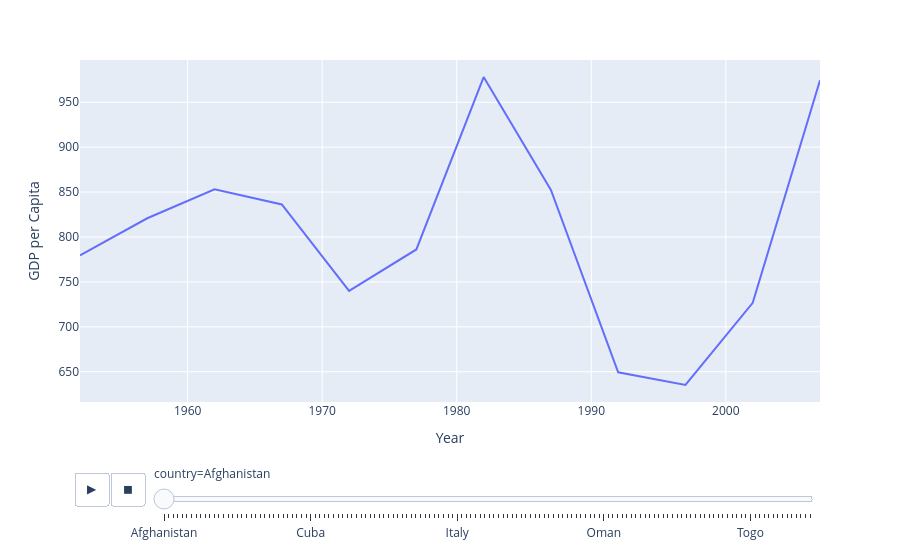

Notebook source saved alongside this figure:
### Code cell
fig = px.line(df, x=df['year'], y=df["gdpPercap"], animation_frame=df["country"], )
fig.update_layout(xaxis_title="Year", yaxis_title="GDP per Capita")
fig.show()

### Figure 1 — Plotly figure (JSON) as saved in the notebook; plotly's stock layout.template omitted (floating-point values rounded to 4 significant figures)
{"data": [{"hovertemplate": "country=Afghanistan<br>year=%{x}<br>gdpPercap=%{y}<extra></extra>", "legendgroup": "", "line": {"color": "#636efa", "dash": "solid"}, "marker": {"symbol": "circle"}, "mode": "lines", "name": "", "orientation": "v", "showlegend": false, "type": "scatter", "x": [1952, 1957, 1962, 1967, 1972, 1977, 1982, 1987, 1992, 1997, 2002, 2007], "xaxis": "x", "y": [779.4, 820.9, 853.1, 836.2, 740.0, 786.1, 978.0, 852.4, 649.3, 635.3, 726.7, 974.6], "yaxis": "y"}], "layout": {"legend": {"tracegroupgap": 0}, "margin": {"t": 60}, "sliders": [{"active": 0, "currentvalue": {"prefix": "country="}, "len": 0.9, "pad": {"b": 10, "t": 60}, "steps": [{"args": [["Afghanistan"], {"frame": {"duration": 0, "redraw": false}, "fromcurrent": true, "mode": "immediate", "transition": {"duration": 0, "easing": "linear"}}], "label": "Afghanistan", "method": "animate"}, {"args": [["Albania"], {"frame": {"duration": 0, "redraw": false}, "fromcurrent": true, "mode": "immediate", "transition": {"duration": 0, "easing": "linear"}}], "label": "Albania", "method": "animate"}, {"args": [["Algeria"], {"frame": {"duration": 0, "redraw": false}, "fromcurrent": true, "mode": "immediate", "transition": {"duration": 0, "easing": "linear"}}], "label": "Algeria", "method": "animate"}, {"args": [["Angola"], {"frame": {"duration": 0, "redraw": false}, "fromcurrent": true, "mode": "immediate", "transition": {"duration": 0, "easing": "linear"}}], "label": "Angola", "method": "animate"}, {"args": [["Argentina"], {"frame": {"duration": 0, "redraw": false}, "fromcurrent": true, "mode": "immediate", "transition": {"duration": 0, "easing": "linear"}}], "label": "Argentina", "method": "animate"}, {"args": [["Australia"], {"frame": {"duration": 0, "redraw": false}, "fromcurrent": true, "mode": "immediate", "transition": {"duration": 0, "easing": "linear"}}], "label": "Australia", "method": "animate"}, {"args": [["Austria"], {"frame": {"duration": 0, "redraw": false}, "fromcurrent": true, "mode": "immediate", "transition": {"duration": 0, "easing": "linear"}}], "label": "Austria", "method": "animate"}, {"args": [["Bahrain"], {"frame": {"duration": 0, "redraw": false}, "fromcurrent": true, "mode": "immediate", "transition": {"duration": 0, "easing": "linear"}}], "label": "Bahrain", "method": "animate"}, {"args": [["Bangladesh"], {"frame": {"duration": 0, "redraw": false}, "fromcurrent": true, "mode": "immediate", "transition": {"duration": 0, "easing": "linear"}}], "label": "Bangladesh", "method": "animate"}, {"args": [["Belgium"], {"frame": {"duration": 0, "redraw": false}, "fromcurrent": true, "mode": "immediate", "transition": {"duration": 0, "easing": "linear"}}], "label": "Belgium", "method": "animate"}, {"args": [["Benin"], {"frame": {"duration": 0, "redraw": false}, "fromcurrent": true, "mode": "immediate", "transition": {"duration": 0, "easing": "linear"}}], "label": "Benin", "method": "animate"}, {"args": [["Bolivia"], {"frame": {"duration": 0, "redraw": false}, "fromcurrent": true, "mode": "immediate", "transition": {"duration": 0, "easing": "linear"}}], "label": "Bolivia", "method": "animate"}, {"args": [["Bosnia and Herzegovina"], {"frame": {"duration": 0, "redraw": false}, "fromcurrent": true, "mode": "immediate", "transition": {"duration": 0, "easing": "linear"}}], "label": "Bosnia and Herzegovina", "method": "animate"}, {"args": [["Botswana"], {"frame": {"duration": 0, "redraw": false}, "fromcurrent": true, "mode": "immediate", "transition": {"duration": 0, "easing": "linear"}}], "label": "Botswana", "method": "animate"}, {"args": [["Brazil"], {"frame": {"duration": 0, "redraw": false}, "fromcurrent": true, "mode": "immediate", "transition": {"duration": 0, "easing": "linear"}}], "label": "Brazil", "method": "animate"}, {"args": [["Bulgaria"], {"frame": {"duration": 0, "redraw": false}, "fromcurrent": true, "mode": "immediate", "transition": {"duration": 0, "easing": "linear"}}], "label": "Bulgaria", "method": "animate"}, {"args": [["Burkina Faso"], {"frame": {"duration": 0, "redraw": false}, "fromcurrent": true, "mode": "immediate", "transition": {"duration": 0, "easing": "linear"}}], "label": "Burkina Faso", "method": "animate"}, {"args": [["Burundi"], {"frame": {"duration": 0, "redraw": false}, "fromcurrent": true, "mode": "immediate", "transition": {"duration": 0, "easing": "linear"}}], "label": "Burundi", "method": "animate"}, {"args": [["Cambodia"], {"frame": {"duration": 0, "redraw": false}, "fromcurrent": true, "mode": "immediate", "transition": {"duration": 0, "easing": "linear"}}], "label": "Cambodia", "method": "animate"}, {"args": [["Cameroon"], {"frame": {"duration": 0, "redraw": false}, "fromcurrent": true, "mode": "immediate", "transition": {"duration": 0, "easing": "linear"}}], "label": "Cameroon", "method": "animate"}, {"args": [["Canada"], {"frame": {"duration": 0, "redraw": false}, "fromcurrent": true, "mode": "immediate", "transition": {"duration": 0, "easing": "linear"}}], "label": "Canada", "method": "animate"}, {"args": [["Central African Republic"], {"frame": {"duration": 0, "redraw": false}, "fromcurrent": true, "mode": "immediate", "transition": {"duration": 0, "easing": "linear"}}], "label": "Central African Republic", "method": "animate"}, {"args": [["Chad"], {"frame": {"duration": 0, "redraw": false}, "fromcurrent": true, "mode": "immediate", "transition": {"duration": 0, "easing": "linear"}}], "label": "Chad", "method": "animate"}, {"args": [["Chile"], {"frame": {"duration": 0, "redraw": false}, "fromcurrent": true, "mode": "immediate", "transition": {"duration": 0, "easing": "linear"}}], "label": "Chile", "method": "animate"}, {"args": [["China"], {"frame": {"duration": 0, "redraw": false}, "fromcurrent": true, "mode": "immediate", "transition": {"duration": 0, "easing": "linear"}}], "label": "China", "method": "animate"}, {"args": [["Colombia"], {"frame": {"duration": 0, "redraw": false}, "fromcurrent": true, "mode": "immediate", "transition": {"duration": 0, "easing": "linear"}}], "label": "Colombia", "method": "animate"}, {"args": [["Comoros"], {"frame": {"duration": 0, "redraw": false}, "fromcurrent": true, "mode": "immediate", "transition": {"duration": 0, "easing": "linear"}}], "label": "Comoros", "method": "animate"}, {"args": [["Congo, Dem. Rep."], {"frame": {"duration": 0, "redraw": false}, "fromcurrent": true, "mode": "immediate", "transition": {"duration": 0, "easing": "linear"}}], "label": "Congo, Dem. Rep.", "method": "animate"}, {"args": [["Congo, Rep."], {"frame": {"duration": 0, "redraw": false}, "fromcurrent": true, "mode": "immediate", "transition": {"duration": 0, "easing": "linear"}}], "label": "Congo, Rep.", "method": "animate"}, {"args": [["Costa Rica"], {"frame": {"duration": 0, "redraw": false}, "fromcurrent": true, "mode": "immediate", "transition": {"duration": 0, "easing": "linear"}}], "label": "Costa Rica", "method": "animate"}, {"args": [["Cote d'Ivoire"], {"frame": {"duration": 0, "redraw": false}, "fromcurrent": true, "mode": "immediate", "transition": {"duration": 0, "easing": "linear"}}], "label": "Cote d'Ivoire", "method": "animate"}, {"args": [["Croatia"], {"frame": {"duration": 0, "redraw": false}, "fromcurrent": true, "mode": "immediate", "transition": {"duration": 0, "easing": "linear"}}], "label": "Croatia", "method": "animate"}, {"args": [["Cuba"], {"frame": {"duration": 0, "redraw": false}, "fromcurrent": true, "mode": "immediate", "transition": {"duration": 0, "easing": "linear"}}], "label": "Cuba", "method": "animate"}, {"args": [["Czech Republic"], {"frame": {"duration": 0, "redraw": false}, "fromcurrent": true, "mode": "immediate", "transition": {"duration": 0, "easing": "linear"}}], "label": "Czech Republic", "method": "animate"}, {"args": [["Denmark"], {"frame": {"duration": 0, "redraw": false}, "fromcurrent": true, "mode": "immediate", "transition": {"duration": 0, "easing": "linear"}}], "label": "Denmark", "method": "animate"}, {"args": [["Djibouti"], {"frame": {"duration": 0, "redraw": false}, "fromcurrent": true, "mode": "immediate", "transition": {"duration": 0, "easing": "linear"}}], "label": "Djibouti", "method": "animate"}, {"args": [["Dominican Republic"], {"frame": {"duration": 0, "redraw": false}, "fromcurrent": true, "mode": "immediate", "transition": {"duration": 0, "easing": "linear"}}], "label": "Dominican Republic", "method": "animate"}, {"args": [["Ecuador"], {"frame": {"duration": 0, "redraw": false}, "fromcurrent": true, "mode": "immediate", "transition": {"duration": 0, "easing": "linear"}}], "label": "Ecuador", "method": "animate"}, {"args": [["Egypt"], {"frame": {"duration": 0, "redraw": false}, "fromcurrent": true, "mode": "immediate", "transition": {"duration": 0, "easing": "linear"}}], "label": "Egypt", "method": "animate"}, {"args": [["El Salvador"], {"frame": {"duration": 0, "redraw": false}, "fromcurrent": true, "mode": "immediate", "transition": {"duration": 0, "easing": "linear"}}], "label": "El Salvador", "method": "animate"}, {"args": [["Equatorial Guinea"], {"frame": {"duration": 0, "redraw": false}, "fromcurrent": true, "mode": "immediate", "transition": {"duration": 0, "easing": "linear"}}], "label": "Equatorial Guinea", "method": "animate"}, {"args": [["Eritrea"], {"frame": {"duration": 0, "redraw": false}, "fromcurrent": true, "mode": "immediate", "transition": {"duration": 0, "easing": "linear"}}], "label": "Eritrea", "method": "animate"}, {"args": [["Ethiopia"], {"frame": {"duration": 0, "redraw": false}, "fromcurrent": true, "mode": "immediate", "transition": {"duration": 0, "easing": "linear"}}], "label": "Ethiopia", "method": "animate"}, {"args": [["Finland"], {"frame": {"duration": 0, "redraw": false}, "fromcurrent": true, "mode": "immediate", "transition": {"duration": 0, "easing": "linear"}}], "label": "Finland", "method": "animate"}, {"args": [["France"], {"frame": {"duration": 0, "redraw": false}, "fromcurrent": true, "mode": "immediate", "transition": {"duration": 0, "easing": "linear"}}], "label": "France", "method": "animate"}, {"args": [["Gabon"], {"frame": {"duration": 0, "redraw": false}, "fromcurrent": true, "mode": "immediate", "transition": {"duration": 0, "easing": "linear"}}], "label": "Gabon", "method": "animate"}, {"args": [["Gambia"], {"frame": {"duration": 0, "redraw": false}, "fromcurrent": true, "mode": "immediate", "transition": {"duration": 0, "easing": "linear"}}], "label": "Gambia", "method": "animate"}, {"args": [["Germany"], {"frame": {"duration": 0, "redraw": false}, "fromcurrent": true, "mode": "immediate", "transition": {"duration": 0, "easing": "linear"}}], "label": "Germany", "method": "animate"}, {"args": [["Ghana"], {"frame": {"duration": 0, "redraw": false}, "fromcurrent": true, "mode": "immediate", "transition": {"duration": 0, "easing": "linear"}}], "label": "Ghana", "method": "animate"}, {"args": [["Greece"], {"frame": {"duration": 0, "redraw": false}, "fromcurrent": true, "mode": "immediate", "transition": {"duration": 0, "easing": "linear"}}], "label": "Greece", "method": "animate"}, {"args": [["Guatemala"], {"frame": {"duration": 0, "redraw": false}, "fromcurrent": true, "mode": "immediate", "transition": {"duration": 0, "easing": "linear"}}], "label": "Guatemala", "method": "animate"}, {"args": [["Guinea"], {"frame": {"duration": 0, "redraw": false}, "fromcurrent": true, "mode": "immediate", "transition": {"duration": 0, "easing": "linear"}}], "label": "Guinea", "method": "animate"}, {"args": [["Guinea-Bissau"], {"frame": {"duration": 0, "redraw": false}, "fromcurrent": true, "mode": "immediate", "transition": {"duration": 0, "easing": "linear"}}], "label": "Guinea-Bissau", "method": "animate"}, {"args": [["Haiti"], {"frame": {"duration": 0, "redraw": false}, "fromcurrent": true, "mode": "immediate", "transition": {"duration": 0, "easing": "linear"}}], "label": "Haiti", "method": "animate"}, {"args": [["Honduras"], {"frame": {"duration": 0, "redraw": false}, "fromcurrent": true, "mode": "immediate", "transition": {"duration": 0, "easing": "linear"}}], "label": "Honduras", "method": "animate"}, {"args": [["Hong Kong, China"], {"frame": {"duration": 0, "redraw": false}, "fromcurrent": true, "mode": "immediate", "transition": {"duration": 0, "easing": "linear"}}], "label": "Hong Kong, China", "method": "animate"}, {"args": [["Hungary"], {"frame": {"duration": 0, "redraw": false}, "fromcurrent": true, "mode": "immediate", "transition": {"duration": 0, "easing": "linear"}}], "label": "Hungary", "method": "animate"}, {"args": [["Iceland"], {"frame": {"duration": 0, "redraw": false}, "fromcurrent": true, "mode": "immediate", "transition": {"duration": 0, "easing": "linear"}}], "label": "Iceland", "method": "animate"}, {"args": [["India"], {"frame": {"duration": 0, "redraw": false}, "fromcurrent": true, "mode": "immediate", "transition": {"duration": 0, "easing": "linear"}}], "label": "India", "method": "animate"}, {"args": [["Indonesia"], {"frame": {"duration": 0, "redraw": false}, "fromcurrent": true, "mode": "immediate", "transition": {"duration": 0, "easing": "linear"}}], "label": "Indonesia", "method": "animate"}, {"args": [["Iran"], {"frame": {"duration": 0, "redraw": false}, "fromcurrent": true, "mode": "immediate", "transition": {"duration": 0, "easing": "linear"}}], "label": "Iran", "method": "animate"}, {"args": [["Iraq"], {"frame": {"duration": 0, "redraw": false}, "fromcurrent": true, "mode": "immediate", "transition": {"duration": 0, "easing": "linear"}}], "label": "Iraq", "method": "animate"}, {"args": [["Ireland"], {"frame": {"duration": 0, "redraw": false}, "fromcurrent": true, "mode": "immediate", "transition": {"duration": 0, "easing": "linear"}}], "label": "Ireland", "method": "animate"}, {"args": [["Israel"], {"frame": {"duration": 0, "redraw": false}, "fromcurrent": true, "mode": "immediate", "transition": {"duration": 0, "easing": "linear"}}], "label": "Israel", "method": "animate"}, {"args": [["Italy"], {"frame": {"duration": 0, "redraw": false}, "fromcurrent": true, "mode": "immediate", "transition": {"duration": 0, "easing": "linear"}}], "label": "Italy", "method": "animate"}, {"args": [["Jamaica"], {"frame": {"duration": 0, "redraw": false}, "fromcurrent": true, "mode": "immediate", "transition": {"duration": 0, "easing": "linear"}}], "label": "Jamaica", "method": "animate"}, {"args": [["Japan"], {"frame": {"duration": 0, "redraw": false}, "fromcurrent": true, "mode": "immediate", "transition": {"duration": 0, "easing": "linear"}}], "label": "Japan", "method": "animate"}, {"args": [["Jordan"], {"frame": {"duration": 0, "redraw": false}, "fromcurrent": true, "mode": "immediate", "transition": {"duration": 0, "easing": "linear"}}], "label": "Jordan", "method": "animate"}, {"args": [["Kenya"], {"frame": {"duration": 0, "redraw": false}, "fromcurrent": true, "mode": "immediate", "transition": {"duration": 0, "easing": "linear"}}], "label": "Kenya", "method": "animate"}, {"args": [["Korea, Dem. Rep."], {"frame": {"duration": 0, "redraw": false}, "fromcurrent": true, "mode": "immediate", "transition": {"duration": 0, "easing": "linear"}}], "label": "Korea, Dem. Rep.", "method": "animate"}, {"args": [["Korea, Rep."], {"frame": {"duration": 0, "redraw": false}, "fromcurrent": true, "mode": "immediate", "transition": {"duration": 0, "easing": "linear"}}], "label": "Korea, Rep.", "method": "animate"}, {"args": [["Kuwait"], {"frame": {"duration": 0, "redraw": false}, "fromcurrent": true, "mode": "immediate", "transition": {"duration": 0, "easing": "linear"}}], "label": "Kuwait", "method": "animate"}, {"args": [["Lebanon"], {"frame": {"duration": 0, "redraw": false}, "fromcurrent": true, "mode": "immediate", "transition": {"duration": 0, "easing": "linear"}}], "label": "Lebanon", "method": "animate"}, {"args": [["Lesotho"], {"frame": {"duration": 0, "redraw": false}, "fromcurrent": true, "mode": "immediate", "transition": {"duration": 0, "easing": "linear"}}], "label": "Lesotho", "method": "animate"}, {"args": [["Liberia"], {"frame": {"duration": 0, "redraw": false}, "fromcurrent": true, "mode": "immediate", "transition": {"duration": 0, "easing": "linear"}}], "label": "Liberia", "method": "animate"}, {"args": [["Libya"], {"frame": {"duration": 0, "redraw": false}, "fromcurrent": true, "mode": "immediate", "transition": {"duration": 0, "easing": "linear"}}], "label": "Libya", "method": "animate"}, {"args": [["Madagascar"], {"frame": {"duration": 0, "redraw": false}, "fromcurrent": true, "mode": "immediate", "transition": {"duration": 0, "easing": "linear"}}], "label": "Madagascar", "method": "animate"}, {"args": [["Malawi"], {"frame": {"duration": 0, "redraw": false}, "fromcurrent": true, "mode": "immediate", "transition": {"duration": 0, "easing": "linear"}}], "label": "Malawi", "method": "animate"}, {"args": [["Malaysia"], {"frame": {"duration": 0, "redraw": false}, "fromcurrent": true, "mode": "immediate", "transition": {"duration": 0, "easing": "linear"}}], "label": "Malaysia", "method": "animate"}, {"args": [["Mali"], {"frame": {"duration": 0, "redraw": false}, "fromcurrent": true, "mode": "immediate", "transition": {"duration": 0, "easing": "linear"}}], "label": "Mali", "method": "animate"}, {"args": [["Mauritania"], {"frame": {"duration": 0, "redraw": false}, "fromcurrent": true, "mode": "immediate", "transition": {"duration": 0, "easing": "linear"}}], "label": "Mauritania", "method": "animate"}, {"args": [["Mauritius"], {"frame": {"duration": 0, "redraw": false}, "fromcurrent": true, "mode": "immediate", "transition": {"duration": 0, "easing": "linear"}}], "label": "Mauritius", "method": "animate"}, {"args": [["Mexico"], {"frame": {"duration": 0, "redraw": false}, "fromcurrent": true, "mode": "immediate", "transition": {"duration": 0, "easing": "linear"}}], "label": "Mexico", "method": "animate"}, {"args": [["Mongolia"], {"frame": {"duration": 0, "redraw": false}, "fromcurrent": true, "mode": "immediate", "transition": {"duration": 0, "easing": "linear"}}], "label": "Mongolia", "method": "animate"}, {"args": [["Montenegro"], {"frame": {"duration": 0, "redraw": false}, "fromcurrent": true, "mode": "immediate", "transition": {"duration": 0, "easing": "linear"}}], "label": "Montenegro", "method": "animate"}, {"args": [["Morocco"], {"frame": {"duration": 0, "redraw": false}, "fromcurrent": true, "mode": "immediate", "transition": {"duration": 0, "easing": "linear"}}], "label": "Morocco", "method": "animate"}, {"args": [["Mozambique"], {"frame": {"duration": 0, "redraw": false}, "fromcurrent": true, "mode": "immediate", "transition": {"duration": 0, "easing": "linear"}}], "label": "Mozambique", "method": "animate"}, {"args": [["Myanmar"], {"frame": {"duration": 0, "redraw": false}, "fromcurrent": true, "mode": "immediate", "transition": {"duration": 0, "easing": "linear"}}], "label": "Myanmar", "method": "animate"}, {"args": [["Namibia"], {"frame": {"duration": 0, "redraw": false}, "fromcurrent": true, "mode": "immediate", "transition": {"duration": 0, "easing": "linear"}}], "label": "Namibia", "method": "animate"}, {"args": [["Nepal"], {"frame": {"duration": 0, "redraw": false}, "fromcurrent": true, "mode": "immediate", "transition": {"duration": 0, "easing": "linear"}}], "label": "Nepal", "method": "animate"}, {"args": [["Netherlands"], {"frame": {"duration": 0, "redraw": false}, "fromcurrent": true, "mode": "immediate", "transition": {"duration": 0, "easing": "linear"}}], "label": "Netherlands", "method": "animate"}, {"args": [["New Zealand"], {"frame": {"duration": 0, "redraw": false}, "fromcurrent": true, "mode": "immediate", "transition": {"duration": 0, "easing": "linear"}}], "label": "New Zealand", "method": "animate"}, {"args": [["Nicaragua"], {"frame": {"duration": 0, "redraw": false}, "fromcurrent": true, "mode": "immediate", "transition": {"duration": 0, "easing": "linear"}}], "label": "Nicaragua", "method": "animate"}, {"args": [["Niger"], {"frame": {"duration": 0, "redraw": false}, "fromcurrent": true, "mode": "immediate", "transition": {"duration": 0, "easing": "linear"}}], "label": "Niger", "method": "animate"}, {"args": [["Nigeria"], {"frame": {"duration": 0, "redraw": false}, "fromcurrent": true, "mode": "immediate", "transition": {"duration": 0, "easing": "linear"}}], "label": "Nigeria", "method": "animate"}, {"args": [["Norway"], {"frame": {"duration": 0, "redraw": false}, "fromcurrent": true, "mode": "immediate", "transition": {"duration": 0, "easing": "linear"}}], "label": "Norway", "method": "animate"}, {"args": [["Oman"], {"frame": {"duration": 0, "redraw": false}, "fromcurrent": true, "mode": "immediate", "transition": {"duration": 0, "easing": "linear"}}], "label": "Oman", "method": "animate"}, {"args": [["Pakistan"], {"frame": {"duration": 0, "redraw": false}, "fromcurrent": true, "mode": "immediate", "transition": {"duration": 0, "easing": "linear"}}], "label": "Pakistan", "method": "animate"}, {"args": [["Panama"], {"frame": {"duration": 0, "redraw": false}, "fromcurrent": true, "mode": "immediate", "transition": {"duration": 0, "easing": "linear"}}], "label": "Panama", "method": "animate"}, {"args": [["Paraguay"], {"frame": {"duration": 0, "redraw": false}, "fromcurrent": true, "mode": "immediate", "transition": {"duration": 0, "easing": "linear"}}], "label": "Paraguay", "method": "animate"}, {"args": [["Peru"], {"frame": {"duration": 0, "redraw": false}, "fromcurrent": true, "mode": "immediate", "transition": {"duration": 0, "easing": "linear"}}], "label": "Peru", "method": "animate"}, {"args": [["Philippines"], {"frame": {"duration": 0, "redraw": false}, "fromcurrent": true, "mode": "immediate", "transition": {"duration": 0, "easing": "linear"}}], "label": "Philippines", "method": "animate"}, {"args": [["Poland"], {"frame": {"duration": 0, "redraw": false}, "fromcurrent": true, "mode": "immediate", "transition": {"duration": 0, "easing": "linear"}}], "label": "Poland", "method": "animate"}, {"args": [["Portugal"], {"frame": {"duration": 0, "redraw": false}, "fromcurrent": true, "mode": "immediate", "transition": {"duration": 0, "easing": "linear"}}], "label": "Portugal", "method": "animate"}, {"args": [["Puerto Rico"], {"frame": {"duration": 0, "redraw": false}, "fromcurrent": true, "mode": "immediate", "transition": {"duration": 0, "easing": "linear"}}], "label": "Puerto Rico", "method": "animate"}, {"args": [["Reunion"], {"frame": {"duration": 0, "redraw": false}, "fromcurrent": true, "mode": "immediate", "transition": {"duration": 0, "easing": "linear"}}], "label": "Reunion", "method": "animate"}, {"args": [["Romania"], {"frame": {"duration": 0, "redraw": false}, "fromcurrent": true, "mode": "immediate", "transition": {"duration": 0, "easing": "linear"}}], "label": "Romania", "method": "animate"}, {"args": [["Rwanda"], {"frame": {"duration": 0, "redraw": false}, "fromcurrent": true, "mode": "immediate", "transition": {"duration": 0, "easing": "linear"}}], "label": "Rwanda", "method": "animate"}, {"args": [["Sao Tome and Principe"], {"frame": {"duration": 0, "redraw": false}, "fromcurrent": true, "mode": "immediate", "transition": {"duration": 0, "easing": "linear"}}], "label": "Sao Tome and Principe", "method": "animate"}, {"args": [["Saudi Arabia"], {"frame": {"duration": 0, "redraw": false}, "fromcurrent": true, "mode": "immediate", "transition": {"duration": 0, "easing": "linear"}}], "label": "Saudi Arabia", "method": "animate"}, {"args": [["Senegal"], {"frame": {"duration": 0, "redraw": false}, "fromcurrent": true, "mode": "immediate", "transition": {"duration": 0, "easing": "linear"}}], "label": "Senegal", "method": "animate"}, {"args": [["Serbia"], {"frame": {"duration": 0, "redraw": false}, "fromcurrent": true, "mode": "immediate", "transition": {"duration": 0, "easing": "linear"}}], "label": "Serbia", "method": "animate"}, {"args": [["Sierra Leone"], {"frame": {"duration": 0, "redraw": false}, "fromcurrent": true, "mode": "immediate", "transition": {"duration": 0, "easing": "linear"}}], "label": "Sierra Leone", "method": "animate"}, {"args": [["Singapore"], {"frame": {"duration": 0, "redraw": false}, "fromcurrent": true, "mode": "immediate", "transition": {"duration": 0, "easing": "linear"}}], "label": "Singapore", "method": "animate"}, {"args": [["Slovak Republic"], {"frame": {"duration": 0, "redraw": false}, "fromcurrent": true, "mode": "immediate", "transition": {"duration": 0, "easing": "linear"}}], "label": "Slovak Republic", "method": "animate"}, {"args": [["Slovenia"], {"frame": {"duration": 0, "redraw": false}, "fromcurrent": true, "mode": "immediate", "transition": {"duration": 0, "easing": "linear"}}], "label": "Slovenia", "method": "animate"}, {"args": [["Somalia"], {"frame": {"duration": 0, "redraw": false}, "fromcurrent": true, "mode": "immediate", "transition": {"duration": 0, "easing": "linear"}}], "label": "Somalia", "method": "animate"}, {"args": [["South Africa"], {"frame": {"duration": 0, "redraw": false}, "fromcurrent": true, "mode": "immediate", "transition": {"duration": 0, "easing": "linear"}}], "label": "South Africa", "method": "animate"}, {"args": [["Spain"], {"frame": {"duration": 0, "redraw": false}, "fromcurrent": true, "mode": "immediate", "transition": {"duration": 0, "easing": "linear"}}], "label": "Spain", "method": "animate"}, {"args": [["Sri Lanka"], {"frame": {"duration": 0, "redraw": false}, "fromcurrent": true, "mode": "immediate", "transition": {"duration": 0, "easing": "linear"}}], "label": "Sri Lanka", "method": "animate"}, {"args": [["Sudan"], {"frame": {"duration": 0, "redraw": false}, "fromcurrent": true, "mode": "immediate", "transition": {"duration": 0, "easing": "linear"}}], "label": "Sudan", "method": "animate"}, {"args": [["Swaziland"], {"frame": {"duration": 0, "redraw": false}, "fromcurrent": true, "mode": "immediate", "transition": {"duration": 0, "easing": "linear"}}], "label": "Swaziland", "method": "animate"}, {"args": [["Sweden"], {"frame": {"duration": 0, "redraw": false}, "fromcurrent": true, "mode": "immediate", "transition": {"duration": 0, "easing": "linear"}}], "label": "Sweden", "method": "animate"}, {"args": [["Switzerland"], {"frame": {"duration": 0, "redraw": false}, "fromcurrent": true, "mode": "immediate", "transition": {"duration": 0, "easing": "linear"}}], "label": "Switzerland", "method": "animate"}, {"args": [["Syria"], {"frame": {"duration": 0, "redraw": false}, "fromcurrent": true, "mode": "immediate", "transition": {"duration": 0, "easing": "linear"}}], "label": "Syria", "method": "animate"}, {"args": [["Taiwan"], {"frame": {"duration": 0, "redraw": false}, "fromcurrent": true, "mode": "immediate", "transition": {"duration": 0, "easing": "linear"}}], "label": "Taiwan", "method": "animate"}, {"args": [["Tanzania"], {"frame": {"duration": 0, "redraw": false}, "fromcurrent": true, "mode": "immediate", "transition": {"duration": 0, "easing": "linear"}}], "label": "Tanzania", "method": "animate"}, {"args": [["Thailand"], {"frame": {"duration": 0, "redraw": false}, "fromcurrent": true, "mode": "immediate", "transition": {"duration": 0, "easing": "linear"}}], "label": "Thailand", "method": "animate"}, {"args": [["Togo"], {"frame": {"duration": 0, "redraw": false}, "fromcurrent": true, "mode": "immediate", "transition": {"duration": 0, "easing": "linear"}}], "label": "Togo", "method": "animate"}, {"args": [["Trinidad and Tobago"], {"frame": {"duration": 0, "redraw": false}, "fromcurrent": true, "mode": "immediate", "transition": {"duration": 0, "easing": "linear"}}], "label": "Trinidad and Tobago", "method": "animate"}, {"args": [["Tunisia"], {"frame": {"duration": 0, "redraw": false}, "fromcurrent": true, "mode": "immediate", "transition": {"duration": 0, "easing": "linear"}}], "label": "Tunisia", "method": "animate"}, {"args": [["Turkey"], {"frame": {"duration": 0, "redraw": false}, "fromcurrent": true, "mode": "immediate", "transition": {"duration": 0, "easing": "linear"}}], "label": "Turkey", "method": "animate"}, {"args": [["Uganda"], {"frame": {"duration": 0, "redraw": false}, "fromcurrent": true, "mode": "immediate", "transition": {"duration": 0, "easing": "linear"}}], "label": "Uganda", "method": "animate"}, {"args": [["United Kingdom"], {"frame": {"duration": 0, "redraw": false}, "fromcurrent": true, "mode": "immediate", "transition": {"duration": 0, "easing": "linear"}}], "label": "United Kingdom", "method": "animate"}, {"args": [["United States"], {"frame": {"duration": 0, "redraw": false}, "fromcurrent": true, "mode": "immediate", "transition": {"duration": 0, "easing": "linear"}}], "label": "United States", "method": "animate"}, {"args": [["Uruguay"], {"frame": {"duration": 0, "redraw": false}, "fromcurrent": true, "mode": "immediate", "transition": {"duration": 0, "easing": "linear"}}], "label": "Uruguay", "method": "animate"}, {"args": [["Venezuela"], {"frame": {"duration": 0, "redraw": false}, "fromcurrent": true, "mode": "immediate", "transition": {"duration": 0, "easing": "linear"}}], "label": "Venezuela", "method": "animate"}, {"args": [["Vietnam"], {"frame": {"duration": 0, "redraw": false}, "fromcurrent": true, "mode": "immediate", "transition": {"duration": 0, "easing": "linear"}}], "label": "Vietnam", "method": "animate"}, {"args": [["West Bank and Gaza"], {"frame": {"duration": 0, "redraw": false}, "fromcurrent": true, "mode": "immediate", "transition": {"duration": 0, "easing": "linear"}}], "label": "West Bank and Gaza", "method": "animate"}, {"args": [["Yemen, Rep."], {"frame": {"duration": 0, "redraw": false}, "fromcurrent": true, "mode": "immediate", "transition": {"duration": 0, "easing": "linear"}}], "label": "Yemen, Rep.", "method": "animate"}, {"args": [["Zambia"], {"frame": {"duration": 0, "redraw": false}, "fromcurrent": true, "mode": "immediate", "transition": {"duration": 0, "easing": "linear"}}], "label": "Zambia", "method": "animate"}, {"args": [["Zimbabwe"], {"frame": {"duration": 0, "redraw": false}, "fromcurrent": true, "mode": "immediate", "transition": {"duration": 0, "easing": "linear"}}], "label": "Zimbabwe", "method": "animate"}], "x": 0.1, "xanchor": "left", "y": 0, "yanchor": "top"}], "updatemenus": [{"buttons": [{"args": [null, {"frame": {"duration": 500, "redraw": false}, "fromcurrent": true, "mode": "immediate", "transition": {"duration": 500, "easing": "linear"}}], "label": "&#9654;", "method": "animate"}, {"args": [[null], {"frame": {"duration": 0, "redraw": false}, "fromcurrent": true, "mode": "immediate", "transition": {"duration": 0, "easing": "linear"}}], "label": "&#9724;", "method": "animate"}], "direction": "left", "pad": {"r": 10, "t": 70}, "showactive": false, "type": "buttons", "x": 0.1, "xanchor": "right", "y": 0, "yanchor": "top"}], "xaxis": {"anchor": "y", "domain": [0, 1], "title": {"text": "Year"}}, "yaxis": {"anchor": "x", "domain": [0, 1], "title": {"text": "GDP per Capita"}}}}
